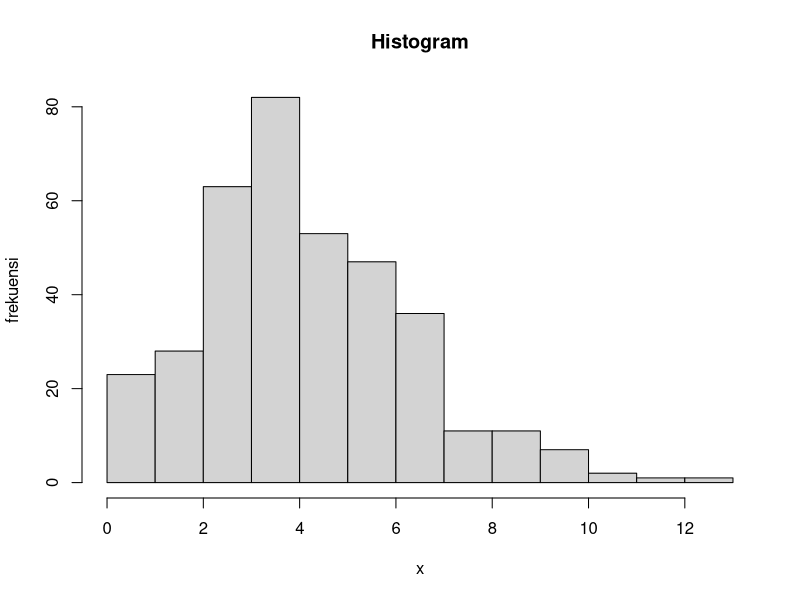

Reproduce this figure in R.
# Pengerjaan soal 3

# rata-rata historis 4.5 bayi lahir di rumah sakit setiap hari

# 3a
# berapa peluang 6 bayi lahir besok
lambda = 4.5
x = 6
peluang = dpois(x, lambda, log = FALSE)
peluang

# 3b
# buat histogram kelahiran 6 bayi akan lahir selama setahun
# n = 365
n = 365
hist(rpois(n, lambda), xlab = "x", ylab = "frekuensi", main = "Histogram")

# 3c
# bandingkan hasil (a) dan (b), kesimpulan
# pada hasil (a), kita selalu mendapat peluang yang tetap,
# sedangkan pada hasil (b), peluangnya acak

# 3d
# rataan dan varian
# pada distribusi poisson, mean = variance = lambda
rataan = lambda
rataan

varian = lambda
varian
